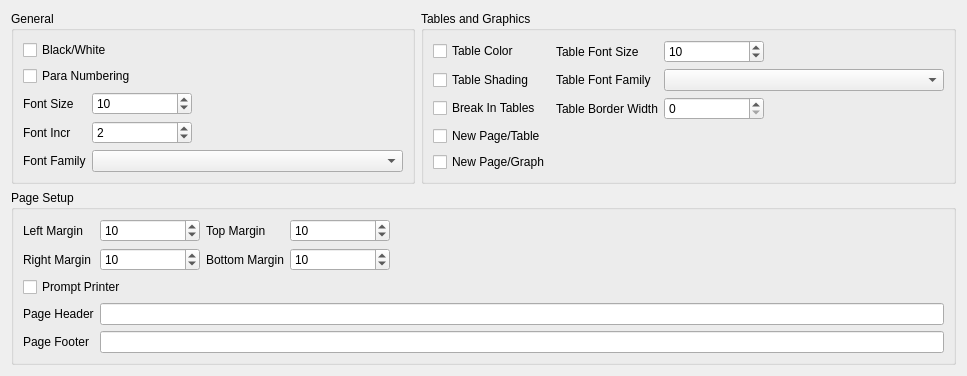
     <widget class="QWidget" name="Printer">
      <attribute name="title">
       <string>Printer</string>
      </attribute>
      <layout class="QGridLayout" name="gridLayout_13">
       <item row="0" column="0">
        <widget class="QGroupBox" name="groupBox_general">
         <property name="title">
          <string>General</string>
         </property>
         <layout class="QGridLayout" name="gridLayout_4">
          <item row="4" column="0">
           <widget class="QLabel" name="label_font_family">
            <property name="text">
             <string>Font Family</string>
            </property>
           </widget>
          </item>
          <item row="0" column="0" colspan="2">
           <widget class="QCheckBox" name="checkBox_black_white">
            <property name="text">
             <string>Black/White</string>
            </property>
           </widget>
          </item>
          <item row="2" column="1">
           <widget class="QSpinBox" name="spinBox_font_size">
            <property name="sizePolicy">
             <sizepolicy hsizetype="Fixed" vsizetype="Fixed">
              <horstretch>0</horstretch>
              <verstretch>0</verstretch>
             </sizepolicy>
            </property>
            <property name="minimumSize">
             <size>
              <width>100</width>
              <height>0</height>
             </size>
            </property>
            <property name="maximumSize">
             <size>
              <width>100</width>
              <height>16777215</height>
             </size>
            </property>
            <property name="maximum">
             <number>80</number>
            </property>
            <property name="value">
             <number>10</number>
            </property>
           </widget>
          </item>
          <item row="4" column="1" colspan="2">
           <widget class="QComboBox" name="comboBox_font_family"/>
          </item>
          <item row="0" column="2">
           <spacer name="horizontalSpacer">
            <property name="orientation">
             <enum>Qt::Horizontal</enum>
            </property>
            <property name="sizeHint" stdset="0">
             <size>
              <width>205</width>
              <height>20</height>
             </size>
            </property>
           </spacer>
          </item>
          <item row="1" column="2">
           <spacer name="horizontalSpacer_2">
            <property name="orientation">
             <enum>Qt::Horizontal</enum>
            </property>
            <property name="sizeHint" stdset="0">
             <size>
              <width>205</width>
              <height>20</height>
             </size>
            </property>
           </spacer>
          </item>
          <item row="3" column="1">
           <widget class="QSpinBox" name="spinBox_font_incr">
            <property name="sizePolicy">
             <sizepolicy hsizetype="Fixed" vsizetype="Fixed">
              <horstretch>0</horstretch>
              <verstretch>0</verstretch>
             </sizepolicy>
            </property>
            <property name="minimumSize">
             <size>
              <width>100</width>
              <height>0</height>
             </size>
            </property>
            <property name="maximumSize">
             <size>
              <width>100</width>
              <height>16777215</height>
             </size>
            </property>
            <property name="maximum">
             <number>20</number>
            </property>
            <property name="value">
             <number>2</number>
            </property>
           </widget>
          </item>
          <item row="3" column="0">
           <widget class="QLabel" name="label_font_incr">
            <property name="text">
             <string>Font Incr</string>
            </property>
           </widget>
          </item>
          <item row="1" column="0" colspan="2">
           <widget class="QCheckBox" name="checkBox_para_numbering">
            <property name="text">
             <string>Para Numbering</string>
            </property>
           </widget>
          </item>
          <item row="2" column="2">
           <spacer name="horizontalSpacer_3">
            <property name="orientation">
             <enum>Qt::Horizontal</enum>
            </property>
            <property name="sizeHint" stdset="0">
             <size>
              <width>205</width>
              <height>20</height>
             </size>
            </property>
           </spacer>
          </item>
          <item row="3" column="2">
           <spacer name="horizontalSpacer_4">
            <property name="orientation">
             <enum>Qt::Horizontal</enum>
            </property>
            <property name="sizeHint" stdset="0">
             <size>
              <width>205</width>
              <height>20</height>
             </size>
            </property>
           </spacer>
          </item>
          <item row="2" column="0">
           <widget class="QLabel" name="label_font_size">
            <property name="text">
             <string>Font Size</string>
            </property>
           </widget>
          </item>
         </layout>
        </widget>
       </item>
       <item row="1" column="0" colspan="2">
        <widget class="QGroupBox" name="groupBox_page_setup">
         <property name="title">
          <string>Page Setup</string>
         </property>
         <layout class="QGridLayout" name="gridLayout_6">
          <item row="0" column="0">
           <widget class="QLabel" name="label_margin_left">
            <property name="text">
             <string>Left Margin</string>
            </property>
           </widget>
          </item>
          <item row="0" column="1">
           <widget class="QSpinBox" name="spinBox_margin_left">
            <property name="sizePolicy">
             <sizepolicy hsizetype="Fixed" vsizetype="Fixed">
              <horstretch>0</horstretch>
              <verstretch>0</verstretch>
             </sizepolicy>
            </property>
            <property name="minimumSize">
             <size>
              <width>100</width>
              <height>0</height>
             </size>
            </property>
            <property name="maximumSize">
             <size>
              <width>100</width>
              <height>16777215</height>
             </size>
            </property>
            <property name="maximum">
             <number>20</number>
            </property>
            <property name="value">
             <number>10</number>
            </property>
           </widget>
          </item>
          <item row="0" column="2">
           <widget class="QLabel" name="label_margin_top">
            <property name="text">
             <string>Top Margin</string>
            </property>
           </widget>
          </item>
          <item row="0" column="3">
           <widget class="QSpinBox" name="spinBox_margin_top">
            <property name="sizePolicy">
             <sizepolicy hsizetype="Fixed" vsizetype="Fixed">
              <horstretch>0</horstretch>
              <verstretch>0</verstretch>
             </sizepolicy>
            </property>
            <property name="minimumSize">
             <size>
              <width>100</width>
              <height>0</height>
             </size>
            </property>
            <property name="maximumSize">
             <size>
              <width>100</width>
              <height>16777215</height>
             </size>
            </property>
            <property name="maximum">
             <number>20</number>
            </property>
            <property name="value">
             <number>10</number>
            </property>
           </widget>
          </item>
          <item row="0" column="4">
           <spacer name="horizontalSpacer_6">
            <property name="orientation">
             <enum>Qt::Horizontal</enum>
            </property>
            <property name="sizeHint" stdset="0">
             <size>
              <width>539</width>
              <height>20</height>
             </size>
            </property>
           </spacer>
          </item>
          <item row="1" column="0">
           <widget class="QLabel" name="label_margin_right">
            <property name="text">
             <string>Right Margin</string>
            </property>
           </widget>
          </item>
          <item row="1" column="1">
           <widget class="QSpinBox" name="spinBox_margin_right">
            <property name="sizePolicy">
             <sizepolicy hsizetype="Fixed" vsizetype="Fixed">
              <horstretch>0</horstretch>
              <verstretch>0</verstretch>
             </sizepolicy>
            </property>
            <property name="minimumSize">
             <size>
              <width>100</width>
              <height>0</height>
             </size>
            </property>
            <property name="maximumSize">
             <size>
              <width>100</width>
              <height>16777215</height>
             </size>
            </property>
            <property name="maximum">
             <number>20</number>
            </property>
            <property name="value">
             <number>10</number>
            </property>
           </widget>
          </item>
          <item row="1" column="2">
           <widget class="QLabel" name="label_margin_bottom">
            <property name="text">
             <string>Bottom Margin</string>
            </property>
           </widget>
          </item>
          <item row="1" column="3">
           <widget class="QSpinBox" name="spinBox_margin_bottom">
            <property name="sizePolicy">
             <sizepolicy hsizetype="Fixed" vsizetype="Fixed">
              <horstretch>0</horstretch>
              <verstretch>0</verstretch>
             </sizepolicy>
            </property>
            <property name="minimumSize">
             <size>
              <width>100</width>
              <height>0</height>
             </size>
            </property>
            <property name="maximumSize">
             <size>
              <width>100</width>
              <height>16777215</height>
             </size>
            </property>
            <property name="maximum">
             <number>20</number>
            </property>
            <property name="value">
             <number>10</number>
            </property>
           </widget>
          </item>
          <item row="1" column="4">
           <spacer name="horizontalSpacer_7">
            <property name="orientation">
             <enum>Qt::Horizontal</enum>
            </property>
            <property name="sizeHint" stdset="0">
             <size>
              <width>539</width>
              <height>20</height>
             </size>
            </property>
           </spacer>
          </item>
          <item row="2" column="0" colspan="2">
           <widget class="QCheckBox" name="checkBox_prompt_printer">
            <property name="text">
             <string>Prompt Printer</string>
            </property>
           </widget>
          </item>
          <item row="2" column="2" colspan="3">
           <spacer name="horizontalSpacer_5">
            <property name="orientation">
             <enum>Qt::Horizontal</enum>
            </property>
            <property name="sizeHint" stdset="0">
             <size>
              <width>682</width>
              <height>20</height>
             </size>
            </property>
           </spacer>
          </item>
          <item row="3" column="0">
           <widget class="QLabel" name="label_page_header">
            <property name="text">
             <string>Page Header</string>
            </property>
           </widget>
          </item>
          <item row="3" column="1" colspan="4">
           <widget class="QLineEdit" name="lineEdit_page_header"/>
          </item>
          <item row="4" column="0">
           <widget class="QLabel" name="label_page_footer">
            <property name="text">
             <string>Page Footer</string>
            </property>
           </widget>
          </item>
          <item row="4" column="1" colspan="4">
           <widget class="QLineEdit" name="lineEdit_page_footer"/>
          </item>
         </layout>
        </widget>
       </item>
       <item row="0" column="1">
        <widget class="QGroupBox" name="groupBox_tables_graphics">
         <property name="title">
          <string>Tables and Graphics</string>
         </property>
         <layout class="QGridLayout" name="gridLayout_5">
          <item row="0" column="0">
           <widget class="QCheckBox" name="checkBox_table_color">
            <property name="text">
             <string>Table Color</string>
            </property>
           </widget>
          </item>
          <item row="0" column="1">
           <widget class="QLabel" name="label_table_font_size">
            <property name="text">
             <string>Table Font Size</string>
            </property>
           </widget>
          </item>
          <item row="0" column="2">
           <widget class="QSpinBox" name="spinBox_table_font_size">
            <property name="sizePolicy">
             <sizepolicy hsizetype="Fixed" vsizetype="Fixed">
              <horstretch>0</horstretch>
              <verstretch>0</verstretch>
             </sizepolicy>
            </property>
            <property name="minimumSize">
             <size>
              <width>100</width>
              <height>0</height>
             </size>
            </property>
            <property name="maximumSize">
             <size>
              <width>100</width>
              <height>16777215</height>
             </size>
            </property>
            <property name="maximum">
             <number>80</number>
            </property>
            <property name="value">
             <number>10</number>
            </property>
           </widget>
          </item>
          <item row="0" column="3">
           <spacer name="horizontalSpacer_8">
            <property name="orientation">
             <enum>Qt::Horizontal</enum>
            </property>
            <property name="sizeHint" stdset="0">
             <size>
              <width>174</width>
              <height>20</height>
             </size>
            </property>
           </spacer>
          </item>
          <item row="1" column="0">
           <widget class="QCheckBox" name="checkBox_table_shading">
            <property name="text">
             <string>Table Shading</string>
            </property>
           </widget>
          </item>
          <item row="1" column="1">
           <widget class="QLabel" name="label_table_font_family">
            <property name="text">
             <string>Table Font Family</string>
            </property>
           </widget>
          </item>
          <item row="2" column="0">
           <widget class="QCheckBox" name="checkBox_table_break">
            <property name="text">
             <string>Break In Tables</string>
            </property>
           </widget>
          </item>
          <item row="2" column="1">
           <widget class="QLabel" name="label_table_border_width">
            <property name="text">
             <string>Table Border Width</string>
            </property>
           </widget>
          </item>
          <item row="2" column="2">
           <widget class="QSpinBox" name="spinBox_table_border_width">
            <property name="sizePolicy">
             <sizepolicy hsizetype="Fixed" vsizetype="Fixed">
              <horstretch>0</horstretch>
              <verstretch>0</verstretch>
             </sizepolicy>
            </property>
            <property name="minimumSize">
             <size>
              <width>100</width>
              <height>0</height>
             </size>
            </property>
            <property name="maximumSize">
             <size>
              <width>100</width>
              <height>16777215</height>
             </size>
            </property>
            <property name="maximum">
             <number>10</number>
            </property>
            <property name="value">
             <number>0</number>
            </property>
           </widget>
          </item>
          <item row="2" column="3">
           <spacer name="horizontalSpacer_9">
            <property name="orientation">
             <enum>Qt::Horizontal</enum>
            </property>
            <property name="sizeHint" stdset="0">
             <size>
              <width>174</width>
              <height>20</height>
             </size>
            </property>
           </spacer>
          </item>
          <item row="3" column="0">
           <widget class="QCheckBox" name="checkBox_table_new_page">
            <property name="text">
             <string>New Page/Table</string>
            </property>
           </widget>
          </item>
          <item row="3" column="1" colspan="3">
           <spacer name="horizontalSpacer_10">
            <property name="orientation">
             <enum>Qt::Horizontal</enum>
            </property>
            <property name="sizeHint" stdset="0">
             <size>
              <width>338</width>
              <height>20</height>
             </size>
            </property>
           </spacer>
          </item>
          <item row="4" column="0">
           <widget class="QCheckBox" name="checkBox_graph_new_page">
            <property name="text">
             <string>New Page/Graph</string>
            </property>
           </widget>
          </item>
          <item row="4" column="1" colspan="3">
           <spacer name="horizontalSpacer_11">
            <property name="orientation">
             <enum>Qt::Horizontal</enum>
            </property>
            <property name="sizeHint" stdset="0">
             <size>
              <width>338</width>
              <height>20</height>
             </size>
            </property>
           </spacer>
          </item>
          <item row="1" column="2" colspan="2">
           <widget class="QComboBox" name="comboBox_table_font_family"/>
          </item>
         </layout>
        </widget>
       </item>
      </layout>
     </widget>
